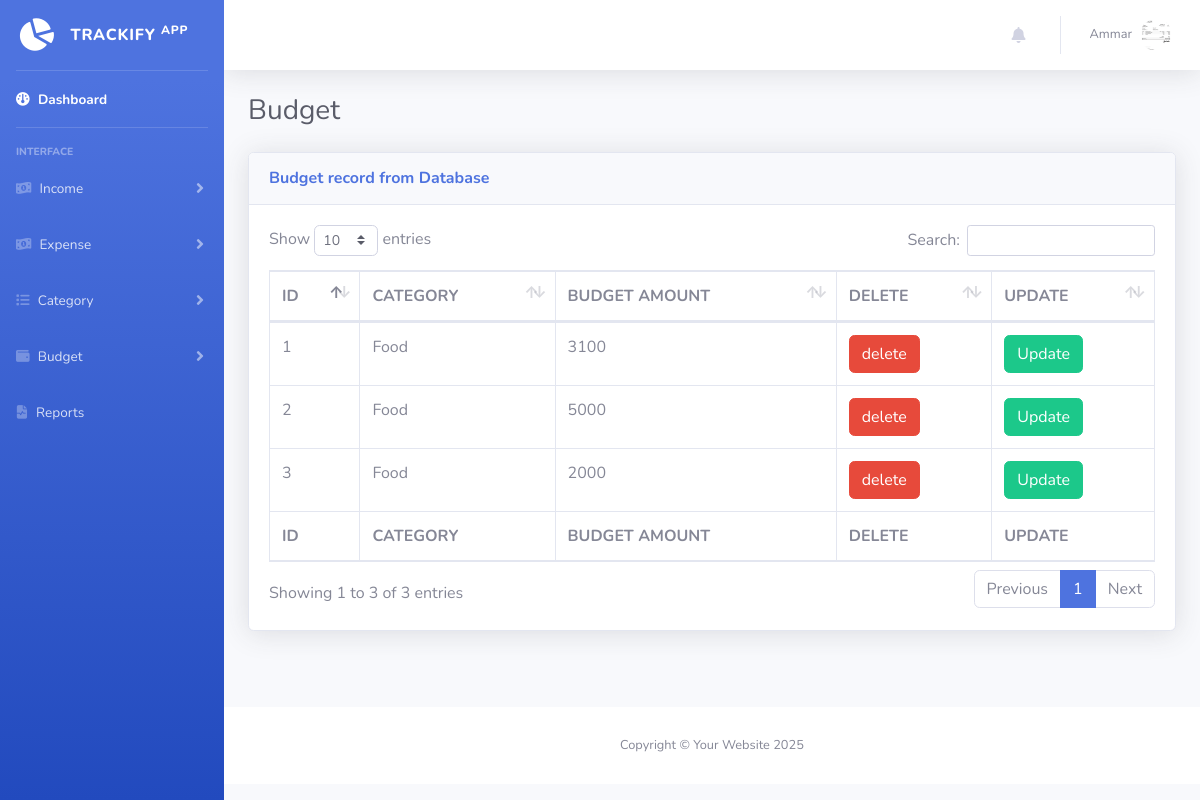
Screenshot of /budget.php (signed in) with the database file from the repository.
### tables this page shows
CREATE TABLE `user` (
  `user_id` int(11) NOT NULL,
  `user_name` varchar(255) NOT NULL,
  `user_email` varchar(255) NOT NULL,
  `user_pass` varchar(255) NOT NULL,
  `user_image` varchar(255) NOT NULL,
  `role` varchar(255) NOT NULL,
  `reset_token` varchar(255) DEFAULT NULL,
  `token_expiration` int(11) NOT NULL
);

CREATE TABLE `budget` (
  `budget_id` int(11) NOT NULL,
  `category_id` int(11) NOT NULL,
  `budget_amount` int(11) NOT NULL,
  `user_id` int(11) NOT NULL,
  `budget_month` char(4) NOT NULL,
  `budget_year` char(4) NOT NULL
);

CREATE TABLE `category` (
  `category_id` int(11) NOT NULL,
  `category_name` varchar(255) NOT NULL,
  `category_purpose` varchar(255) NOT NULL,
  `user_id` int(11) DEFAULT NULL
);

### budget.php (the view, shortened to what this page needs)
<?php include('include/top.php')?>
</head>
<body id="page-top">
    <div id="wrapper">
        <?php include('include/sidebar.php')?>
        <div id="content-wrapper" class="d-flex flex-column">
            <div id="content">
                <?php include('include/topbar.php')?>
                <div class="container-fluid">
                    <h1 class="h3 mb-4 text-gray-800">Budget</h1>
                    <div class="row">
                    <div class="col">
                      <div class="card shadow mb-4">
                        <div class="card-header py-3">
                            <h6 class="m-0 font-weight-bold text-primary">Budget record from Database</h6>
                        </div>
                        <div class="card-body">
                            <div class="table-responsive">
                                <table class="table table-bordered" id="dataTable" width="100%" cellspacing="0">
                                    <thead>
                                        <tr>
                                            <th>ID</th>
                                            <th>CATEGORY</th>
                                            <th>BUDGET AMOUNT</th>
                                            <th>DELETE</th>
                                            <th>UPDATE</th>
                                        </tr>
                                    </thead>
                                    <tfoot>
                                        <tr>
                                        <th>ID</th>
                                            <th>CATEGORY</th>
                                            <th>BUDGET AMOUNT</th>
                                            <th>DELETE</th>
                                            <th>UPDATE</th>
                                        </tr>
                                    </tfoot>
                                    <tbody>
                                        <?php
                                        include('include/connectbd.php');
                                        $select_expense="select * from budget where user_id='$db_user_id'";
                                        $run_qry=mysqli_query($conn,$select_expense);
                                        $index = 0;
                                       while( $budget_array=mysqli_fetch_array($run_qry))
                                       {
                                        $budget_id=$budget_array[0];
                                        $cat_id=$budget_array[1];
                                        $budget_amount=$budget_array[2];
                                        $select_cat="select * from category where category_id='$cat_id'";
                                        $selrun_qry=mysqli_query($conn,$select_cat);
                                        $select_ary=mysqli_fetch_array($selrun_qry);
                                        $cate_name=$select_ary['category_name'];
                                        ?>
                                    <tr>
                                    <td><?php echo ++$index; ?></td>
                                            <td><?php echo  $cate_name; ?></td>
                                            <td><?php echo $budget_amount; ?></td>
                                            <td>
<button type="button" class="btn btn-danger" data-toggle="modal" data-target="#myModal<?php echo $budget_id; ?>">
  delete
</button>
   </td>
     <td><a href="edit_budget.php?editbudget=<?php echo   $budget_id; ?>" class="btn btn-success">Update</a></td>
                                        </tr>
                                        <?php }  ?>
                                    </tbody>
                                </table>
                            </div>
                        </div>
                    </div>
                    </div>
                    </div>
                </div>
            </div>
            <?php include('include/footer.php')?>
        </div>
    </div>
   <?php include('include/end.php') ?>

### include/topbar.php (shortened to what this page needs)
<nav class="navbar navbar-expand navbar-light bg-white topbar mb-4 static-top shadow">
<ul class="navbar-nav ml-auto">
<li class="nav-item dropdown no-arrow mx-1 position-relativ">
    <a class="nav-link dropdown-toggle position-relative" href="#" id="alertsDropdown" role="button"
        data-toggle="dropdown" aria-haspopup="true" aria-expanded="false">
        <i class="fas fa-bell fa-fw"></i>
    </a>
</li>
    <li class="nav-item dropdown no-arrow">
        <a class="nav-link dropdown-toggle" href="#" id="userDropdown" role="button"
            data-toggle="dropdown" aria-haspopup="true" aria-expanded="false">
            <span class="mr-2 d-none d-lg-inline text-gray-600 small"><?php echo $db_user_name ?></span>
            <img class="img-profile rounded-circle"
                src="upload/<?php echo $db_user_pic?>">
        </a>
    </li>
</ul>
</nav>

### rows the page displays
user: user_name "Ammar", user_image (picture)
budget: category.category_name "Food", budget_amount "3100"
budget: category.category_name "Food", budget_amount "5000"
budget: category.category_name "Food", budget_amount "2000"
